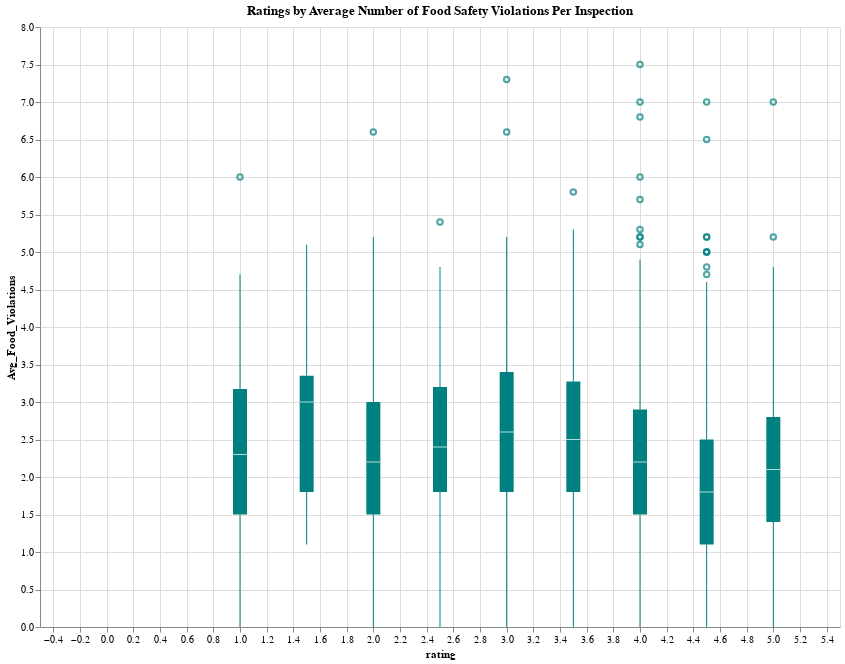

Here is the Vega-Lite specification saved for this chart:
### Vega-Lite specification from a JSON file in a GitHub repository (floating-point values rounded to 4 significant figures; data arrays with more than 128 entries replaced by an {"elided": "..."} marker saying what was removed)
{"config": {"view": {"continuousWidth": 400, "continuousHeight": 300}}, "data": {"name": "data-c1e6fd075fed41807cd09dfbe29bea1f"}, "mark": {"type": "boxplot", "color": "teal"}, "encoding": {"tooltip": [{"type": "nominal", "field": "name"}], "x": {"type": "quantitative", "field": "rating"}, "y": {"type": "quantitative", "field": "Avg_Food_Violations"}}, "height": 600, "selection": {"selector002": {"type": "interval", "bind": "scales", "encodings": ["x", "y"]}}, "title": "Ratings by Average Number of Food Safety Violations Per Inspection", "width": 800, "$schema": "https://vega.github.io/schema/vega-lite/v4.8.1.json", "datasets": {"data-c1e6fd075fed41807cd09dfbe29bea1f": {"elided": "1877 records"}}}
